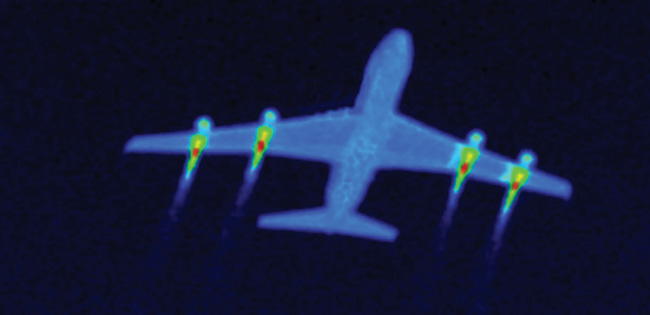
//> input picture university_labs/lab3/task2/teplovizor/1.jpg, 650 x 315 px
$ ./lab3_task2   (built with g++ and OpenCV 4)
//> lines starting //> are read from the running program, lines starting //| are printed output that depends on the picture; after the words box and inside, x2 and y2 are one past the last pixel; in counts of white or black regions, pixels touching at a corner belong together
#include <opencv2/highgui/highgui.hpp>
#include <opencv2/imgproc.hpp>
#include <iostream>

using namespace std;
using namespace cv;

int main()
{
	Moments mnts;
	Mat imgBGR, imgHSV, cimg, kernel;

	string im = "./teplovizor/1.jpg";
	imgBGR = imread(im);
//> imgBGR is the input picture: 315 rows x 650 cols, CV_8UC3; mean B, G, R 55.6, 26.6, 19
	if (imgBGR.empty()) // Проверка на ошибки (загружено изображение или нет)
	{
		cout << "Could not open or find the image" << endl;
		system("pause"); //ожидание нажатие кнопки
		return -1;
	}
	/// Показать изображение
	imshow("Input Image", imgBGR);

	cvtColor(imgBGR, imgHSV, COLOR_BGR2HSV); // Преобразование из BGR в HSV
//> imgHSV: 315 rows x 650 cols, CV_8UC3; mean H, S, V 116.1, 171.2, 56.6
	/// Пороговая фильтрация. Выбор диапазона для нахождения двигателя
	inRange(imgHSV, Vec3b(0, 50, 50), Vec3b(17, 255, 255), cimg);
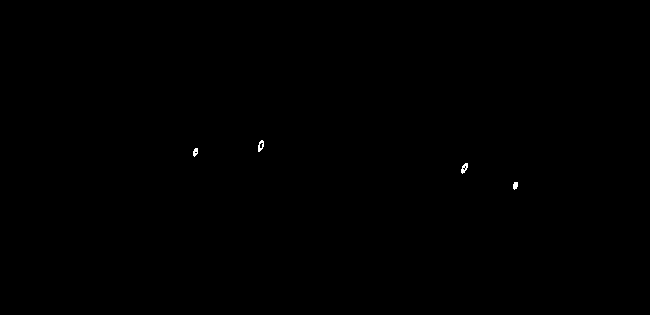
//> cimg: 315 rows x 650 cols, CV_8UC1; 0.07% white in thin lines or dots, all inside (x1, y1, x2, y2) = (193, 140, 518, 190)

	/// Получение маски ядра для морфологии
	kernel = getStructuringElement(MORPH_RECT, Size(3, 3));
	/// Сделать объект больше (иначе область определения будет не цельной)
	dilate(cimg, cimg, kernel, Point(-1, -1), 3);
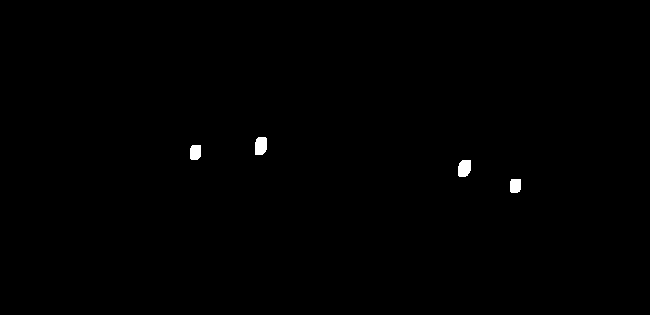
//> cimg: 315 rows x 650 cols, CV_8UC1; 0.34% white; 4 white regions
	//	imshow("cimg", cimg); //проверка

	/// Поиск контура объекта
	vector<vector<Point>> cnts;
	findContours(cimg, cnts, RETR_EXTERNAL, CHAIN_APPROX_NONE);
//> cnts = 4 contours; box (x1, y1, x2, y2) and area: (255, 137, 267, 155) 171, (458, 160, 471, 177) 168, (190, 145, 201, 160) 132, (510, 179, 521, 193) 124
	//	imshow("contours", cimg); //проверка

	/// Поиск центра масс контура
	for (int i = 0; i < cnts.size(); i++)
	{
		if (cnts[i].size() > 30)
		{
			mnts = moments(cnts[i]);
			polylines(imgBGR, cnts[i], true, Vec3b(255, 255, 255), 2, 8);
			circle(imgBGR, Point(mnts.m10 / mnts.m00, mnts.m01 / mnts.m00), 5, Vec3b(0, 0, 0), -1);
		}
	}
//> this loop made 4 passes
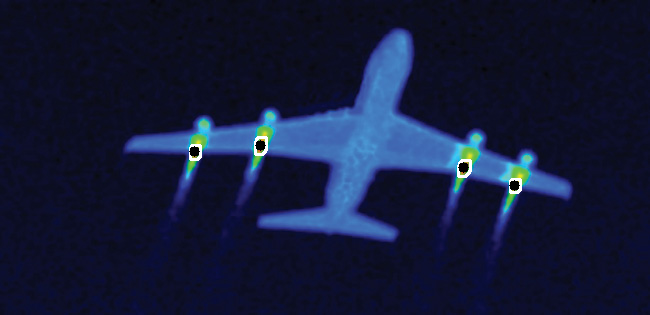
//> imgBGR: 315 rows x 650 cols, CV_8UC3; 0.41% of pixels changed, all inside (x1, y1, x2, y2) = (189, 136, 522, 194)
	imshow("result", imgBGR);
	waitKey(0); // Ожидание нажатия клавиши
	destroyAllWindows(); // Уничтожение всех окон
	return 0;
}

$ run again, with university_labs/lab3/task2/teplovizor/2.jpg copied over university_labs/lab3/task2/teplovizor/1.jpg
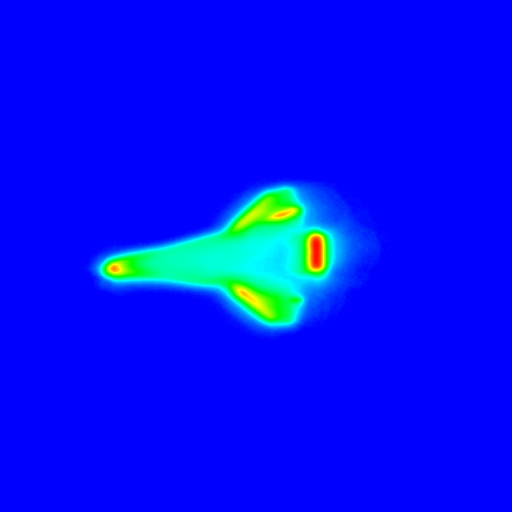
//> input picture university_labs/lab3/task2/teplovizor/2.jpg, 512 x 512 px
//> imgBGR is the input picture: 512 rows x 512 cols, CV_8UC3; mean B, G, R 247.3, 18.1, 1.8
//> imgHSV: 512 rows x 512 cols, CV_8UC3; mean H, S, V 116.8, 255, 254.1
//> `dilate(cimg, cimg, kernel, Point(-1, -1), 3);`:
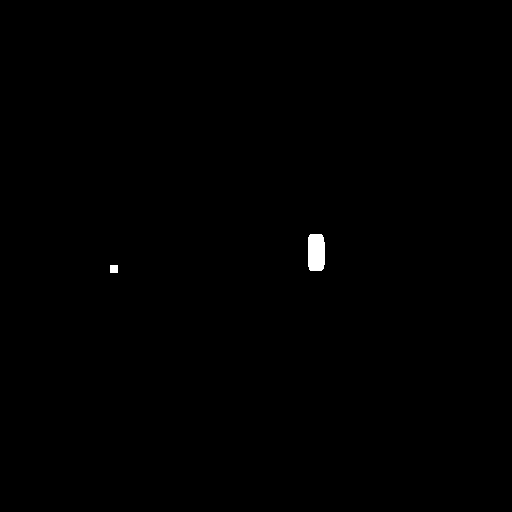
//> cimg: 512 rows x 512 cols, CV_8UC1; 0.25% white; 2 white regions
//> cnts = 2 contours; box (x1, y1, x2, y2) and area: (308, 234, 325, 271) 551, (110, 265, 118, 273) 49
//> the loop `for (int i = 0; i < cnts.size(); i++)` made 2 passes
//> after the loop `for (int i = 0; i < cnts.size(); i++)`:
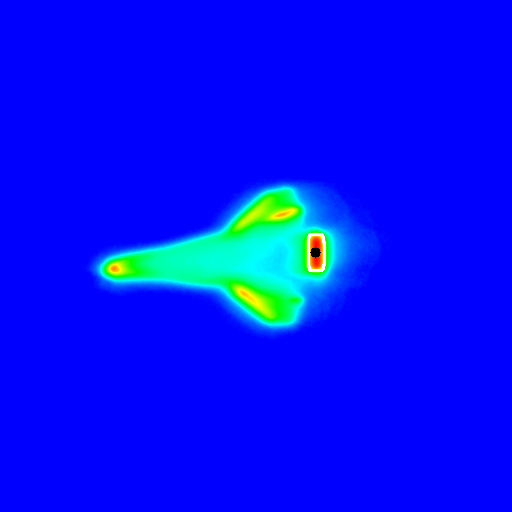
//> imgBGR: 512 rows x 512 cols, CV_8UC3; 0.15% of pixels changed, all inside (x1, y1, x2, y2) = (307, 233, 326, 272)
